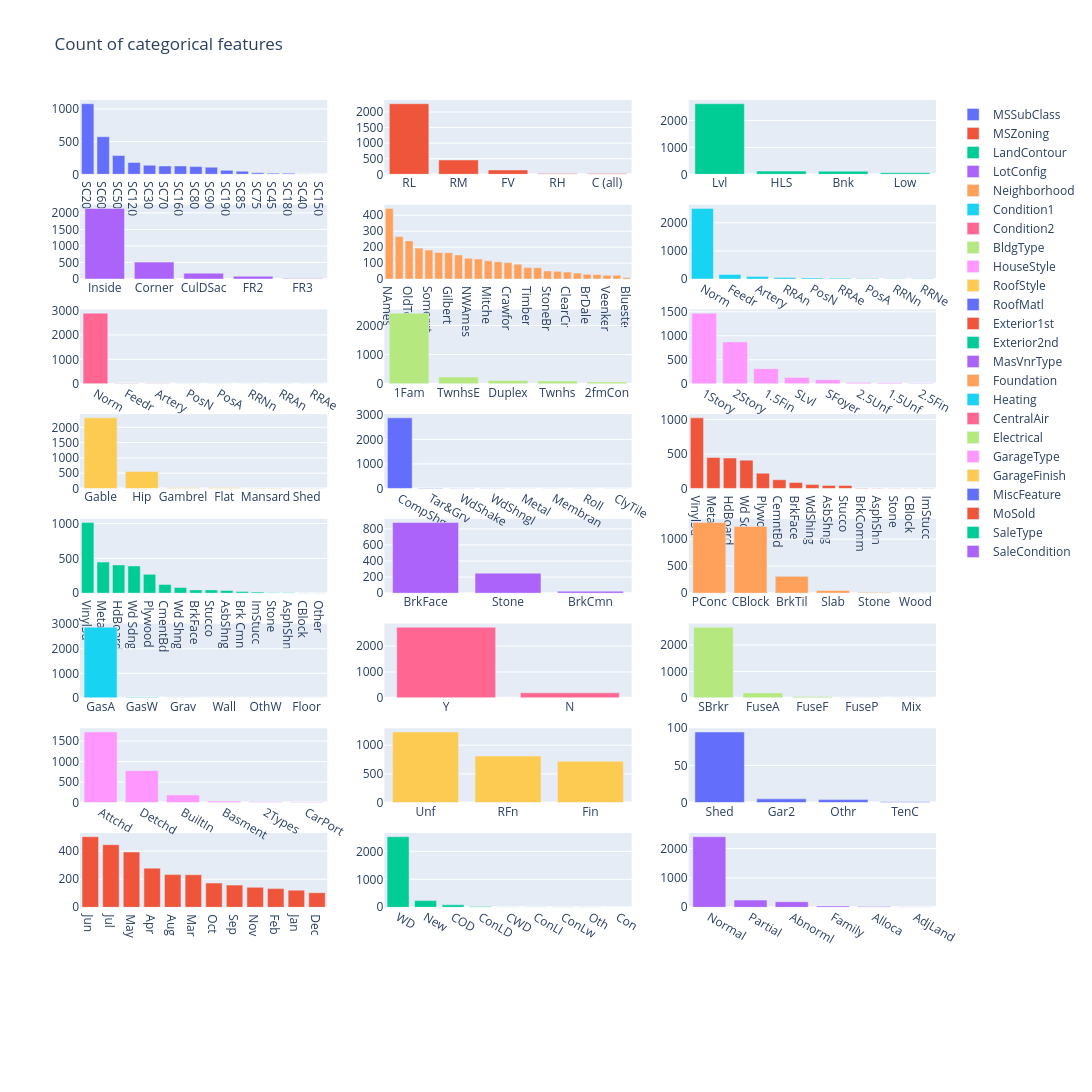

The notebook cell this image was saved under:
### Code cell
uni_count_plot(x_all, categorical_features, plot_num_cols=3)

### Figure 1 — Plotly figure (JSON) as saved in the notebook; plotly's stock layout.template omitted (floating-point values rounded to 4 significant figures)
{"data": [{"name": "MSSubClass", "type": "bar", "x": ["SC20", "SC60", "SC50", "SC120", "SC30", "SC70", "SC160", "SC80", "SC90", "SC190", "SC85", "SC75", "SC45", "SC180", "SC40", "SC150"], "xaxis": "x", "y": [1079, 575, 287, 182, 139, 128, 128, 118, 109, 61, 48, 23, 18, 17, 6, 1], "yaxis": "y"}, {"name": "MSZoning", "type": "bar", "x": ["RL", "RM", "FV", "RH", "C (all)"], "xaxis": "x2", "y": [2265, 460, 139, 26, 25], "yaxis": "y2"}, {"name": "LandContour", "type": "bar", "x": ["Lvl", "HLS", "Bnk", "Low"], "xaxis": "x3", "y": [2622, 120, 117, 60], "yaxis": "y3"}, {"name": "LotConfig", "type": "bar", "x": ["Inside", "Corner", "CulDSac", "FR2", "FR3"], "xaxis": "x4", "y": [2133, 511, 176, 85, 14], "yaxis": "y4"}, {"name": "Neighborhood", "type": "bar", "x": ["NAmes", "CollgCr", "OldTown", "Edwards", "Somerst", "NridgHt", "Gilbert", "Sawyer", "NWAmes", "SawyerW", "Mitchel", "BrkSide", "Crawfor", "IDOTRR", "Timber", "NoRidge", "StoneBr", "SWISU", "ClearCr", "MeadowV", "BrDale", "Blmngtn", "Veenker", "NPkVill", "Blueste"], "xaxis": "x5", "y": [443, 267, 239, 194, 182, 166, 165, 151, 131, 125, 114, 108, 103, 93, 72, 71, 51, 48, 44, 37, 30, 28, 24, 23, 10], "yaxis": "y5"}, {"name": "Condition1", "type": "bar", "x": ["Norm", "Feedr", "Artery", "RRAn", "PosN", "RRAe", "PosA", "RRNn", "RRNe"], "xaxis": "x6", "y": [2511, 164, 92, 50, 39, 28, 20, 9, 6], "yaxis": "y6"}, {"name": "Condition2", "type": "bar", "x": ["Norm", "Feedr", "Artery", "PosN", "PosA", "RRNn", "RRAn", "RRAe"], "xaxis": "x7", "y": [2889, 13, 5, 4, 4, 2, 1, 1], "yaxis": "y7"}, {"name": "BldgType", "type": "bar", "x": ["1Fam", "TwnhsE", "Duplex", "Twnhs", "2fmCon"], "xaxis": "x8", "y": [2425, 227, 109, 96, 62], "yaxis": "y8"}, {"name": "HouseStyle", "type": "bar", "x": ["1Story", "2Story", "1.5Fin", "SLvl", "SFoyer", "2.5Unf", "1.5Unf", "2.5Fin"], "xaxis": "x9", "y": [1471, 872, 314, 128, 83, 24, 19, 8], "yaxis": "y9"}, {"name": "RoofStyle", "type": "bar", "x": ["Gable", "Hip", "Gambrel", "Flat", "Mansard", "Shed"], "xaxis": "x10", "y": [2310, 551, 22, 20, 11, 5], "yaxis": "y10"}, {"name": "RoofMatl", "type": "bar", "x": ["CompShg", "Tar&Grv", "WdShake", "WdShngl", "Metal", "Membran", "Roll", "ClyTile"], "xaxis": "x11", "y": [2876, 23, 9, 7, 1, 1, 1, 1], "yaxis": "y11"}, {"name": "Exterior1st", "type": "bar", "x": ["VinylSd", "MetalSd", "HdBoard", "Wd Sdng", "Plywood", "CemntBd", "BrkFace", "WdShing", "AsbShng", "Stucco", "BrkComm", "AsphShn", "Stone", "CBlock", "ImStucc"], "xaxis": "x12", "y": [1025, 450, 442, 411, 221, 126, 87, 56, 44, 43, 6, 2, 2, 2, 1], "yaxis": "y12"}, {"name": "Exterior2nd", "type": "bar", "x": ["VinylSd", "MetalSd", "HdBoard", "Wd Sdng", "Plywood", "CmentBd", "Wd Shng", "BrkFace", "Stucco", "AsbShng", "Brk Cmn", "ImStucc", "Stone", "AsphShn", "CBlock", "Other"], "xaxis": "x13", "y": [1014, 447, 406, 391, 270, 126, 81, 47, 47, 38, 22, 15, 6, 4, 3, 1], "yaxis": "y13"}, {"name": "MasVnrType", "type": "bar", "x": ["BrkFace", "Stone", "BrkCmn"], "xaxis": "x14", "y": [879, 249, 25], "yaxis": "y14"}, {"name": "Foundation", "type": "bar", "x": ["PConc", "CBlock", "BrkTil", "Slab", "Stone", "Wood"], "xaxis": "x15", "y": [1308, 1235, 311, 49, 11, 5], "yaxis": "y15"}, {"name": "Heating", "type": "bar", "x": ["GasA", "GasW", "Grav", "Wall", "OthW", "Floor"], "xaxis": "x16", "y": [2874, 27, 9, 6, 2, 1], "yaxis": "y16"}, {"name": "CentralAir", "type": "bar", "x": ["Y", "N"], "xaxis": "x17", "y": [2723, 196], "yaxis": "y17"}, {"name": "Electrical", "type": "bar", "x": ["SBrkr", "FuseA", "FuseF", "FuseP", "Mix"], "xaxis": "x18", "y": [2671, 188, 50, 8, 1], "yaxis": "y18"}, {"name": "GarageType", "type": "bar", "x": ["Attchd", "Detchd", "BuiltIn", "Basment", "2Types", "CarPort"], "xaxis": "x19", "y": [1723, 779, 186, 36, 23, 15], "yaxis": "y19"}, {"name": "GarageFinish", "type": "bar", "x": ["Unf", "RFn", "Fin"], "xaxis": "x20", "y": [1230, 811, 719], "yaxis": "y20"}, {"name": "MiscFeature", "type": "bar", "x": ["Shed", "Gar2", "Othr", "TenC"], "xaxis": "x21", "y": [95, 5, 4, 1], "yaxis": "y21"}, {"name": "MoSold", "type": "bar", "x": ["Jun", "Jul", "May", "Apr", "Aug", "Mar", "Oct", "Sep", "Nov", "Feb", "Jan", "Dec"], "xaxis": "x22", "y": [503, 446, 394, 279, 233, 232, 173, 158, 142, 133, 122, 104], "yaxis": "y22"}, {"name": "SaleType", "type": "bar", "x": ["WD", "New", "COD", "ConLD", "CWD", "ConLI", "ConLw", "Oth", "Con"], "xaxis": "x23", "y": [2525, 239, 87, 26, 12, 9, 8, 7, 5], "yaxis": "y23"}, {"name": "SaleCondition", "type": "bar", "x": ["Normal", "Partial", "Abnorml", "Family", "Alloca", "AdjLand"], "xaxis": "x24", "y": [2402, 245, 190, 46, 24, 12], "yaxis": "y24"}], "layout": {"height": 2700, "title": {"text": "Count of categorical features"}, "width": 1200, "xaxis": {"anchor": "y", "domain": [0.0, 0.2889]}, "xaxis10": {"anchor": "y10", "domain": [0.0, 0.2889]}, "xaxis11": {"anchor": "y11", "domain": [0.3556, 0.6444]}, "xaxis12": {"anchor": "y12", "domain": [0.7111, 1.0]}, "xaxis13": {"anchor": "y13", "domain": [0.0, 0.2889]}, "xaxis14": {"anchor": "y14", "domain": [0.3556, 0.6444]}, "xaxis15": {"anchor": "y15", "domain": [0.7111, 1.0]}, "xaxis16": {"anchor": "y16", "domain": [0.0, 0.2889]}, "xaxis17": {"anchor": "y17", "domain": [0.3556, 0.6444]}, "xaxis18": {"anchor": "y18", "domain": [0.7111, 1.0]}, "xaxis19": {"anchor": "y19", "domain": [0.0, 0.2889]}, "xaxis2": {"anchor": "y2", "domain": [0.3556, 0.6444]}, "xaxis20": {"anchor": "y20", "domain": [0.3556, 0.6444]}, "xaxis21": {"anchor": "y21", "domain": [0.7111, 1.0]}, "xaxis22": {"anchor": "y22", "domain": [0.0, 0.2889]}, "xaxis23": {"anchor": "y23", "domain": [0.3556, 0.6444]}, "xaxis24": {"anchor": "y24", "domain": [0.7111, 1.0]}, "xaxis25": {"anchor": "y25", "domain": [0.0, 0.2889]}, "xaxis26": {"anchor": "y26", "domain": [0.3556, 0.6444]}, "xaxis27": {"anchor": "y27", "domain": [0.7111, 1.0]}, "xaxis3": {"anchor": "y3", "domain": [0.7111, 1.0]}, "xaxis4": {"anchor": "y4", "domain": [0.0, 0.2889]}, "xaxis5": {"anchor": "y5", "domain": [0.3556, 0.6444]}, "xaxis6": {"anchor": "y6", "domain": [0.7111, 1.0]}, "xaxis7": {"anchor": "y7", "domain": [0.0, 0.2889]}, "xaxis8": {"anchor": "y8", "domain": [0.3556, 0.6444]}, "xaxis9": {"anchor": "y9", "domain": [0.7111, 1.0]}, "yaxis": {"anchor": "x", "domain": [0.9185, 1.0]}, "yaxis10": {"anchor": "x10", "domain": [0.5741, 0.6556]}, "yaxis11": {"anchor": "x11", "domain": [0.5741, 0.6556]}, "yaxis12": {"anchor": "x12", "domain": [0.5741, 0.6556]}, "yaxis13": {"anchor": "x13", "domain": [0.4593, 0.5407]}, "yaxis14": {"anchor": "x14", "domain": [0.4593, 0.5407]}, "yaxis15": {"anchor": "x15", "domain": [0.4593, 0.5407]}, "yaxis16": {"anchor": "x16", "domain": [0.3444, 0.4259]}, "yaxis17": {"anchor": "x17", "domain": [0.3444, 0.4259]}, "yaxis18": {"anchor": "x18", "domain": [0.3444, 0.4259]}, "yaxis19": {"anchor": "x19", "domain": [0.2296, 0.3111]}, "yaxis2": {"anchor": "x2", "domain": [0.9185, 1.0]}, "yaxis20": {"anchor": "x20", "domain": [0.2296, 0.3111]}, "yaxis21": {"anchor": "x21", "domain": [0.2296, 0.3111]}, "yaxis22": {"anchor": "x22", "domain": [0.1148, 0.1963]}, "yaxis23": {"anchor": "x23", "domain": [0.1148, 0.1963]}, "yaxis24": {"anchor": "x24", "domain": [0.1148, 0.1963]}, "yaxis25": {"anchor": "x25", "domain": [0.0, 0.08148]}, "yaxis26": {"anchor": "x26", "domain": [0.0, 0.08148]}, "yaxis27": {"anchor": "x27", "domain": [0.0, 0.08148]}, "yaxis3": {"anchor": "x3", "domain": [0.9185, 1.0]}, "yaxis4": {"anchor": "x4", "domain": [0.8037, 0.8852]}, "yaxis5": {"anchor": "x5", "domain": [0.8037, 0.8852]}, "yaxis6": {"anchor": "x6", "domain": [0.8037, 0.8852]}, "yaxis7": {"anchor": "x7", "domain": [0.6889, 0.7704]}, "yaxis8": {"anchor": "x8", "domain": [0.6889, 0.7704]}, "yaxis9": {"anchor": "x9", "domain": [0.6889, 0.7704]}}}
